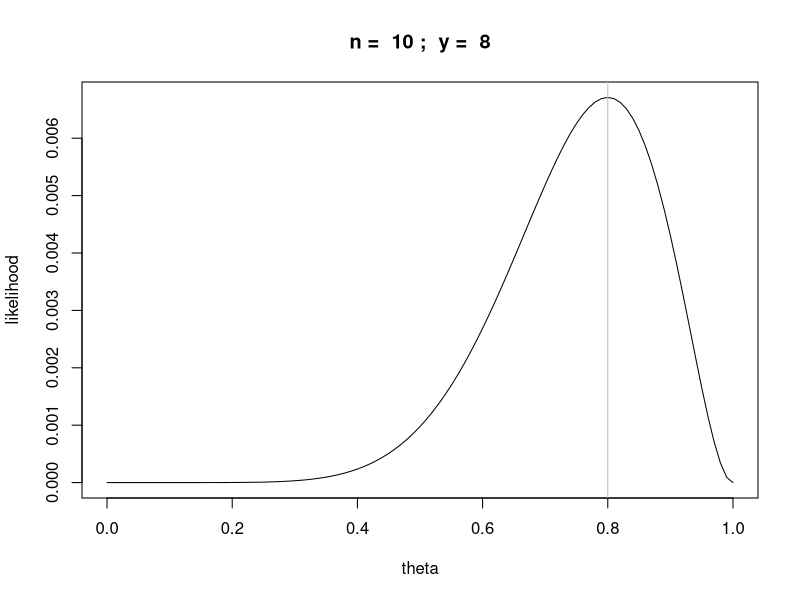
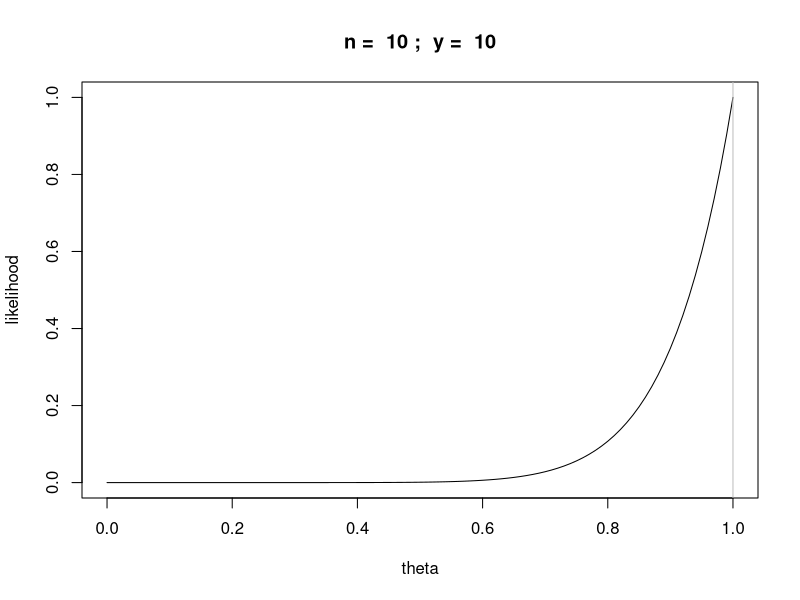

Generate these figures, in order, with R:
## ---- chunk 1

n = 10
y = 8
likefun = function(theta) {theta^y * (1 - theta)^(n-y)}

curve(likefun,from = 0,to = 1, main=paste("n = ",n,";  y = ",y),xlab="theta", ylab="likelihood")
abline(v=y/n,col='gray')

## ---- chunk 2

n = 10
y = 10
likefun = function(theta) {theta^y * (1 - theta)^(n-y)}

curve(likefun,from = 0,to = 1, main=paste("n = ",n,";  y = ",y),xlab="theta", ylab="likelihood")
abline(v=y/n,col='gray')

